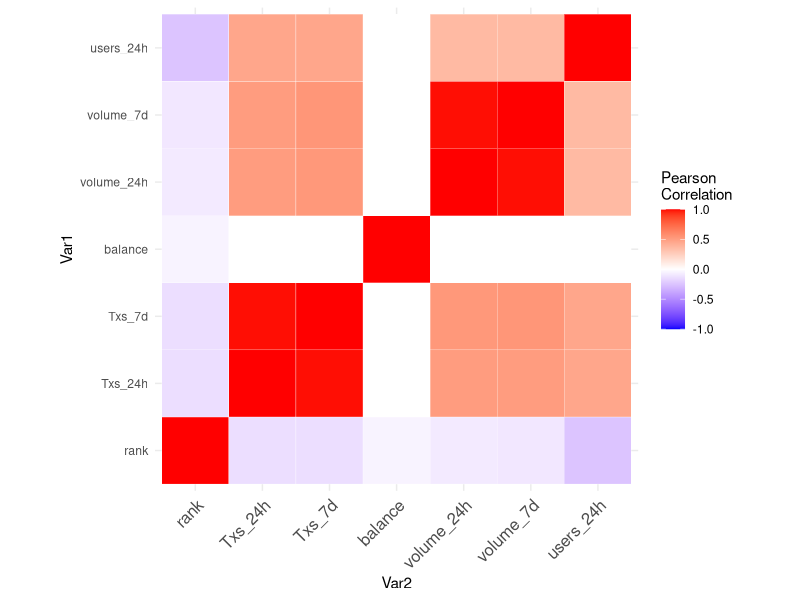
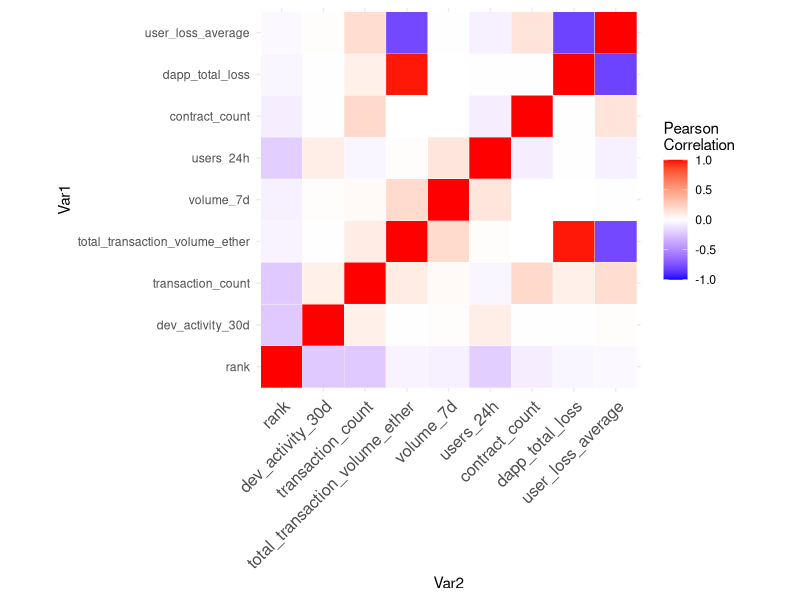
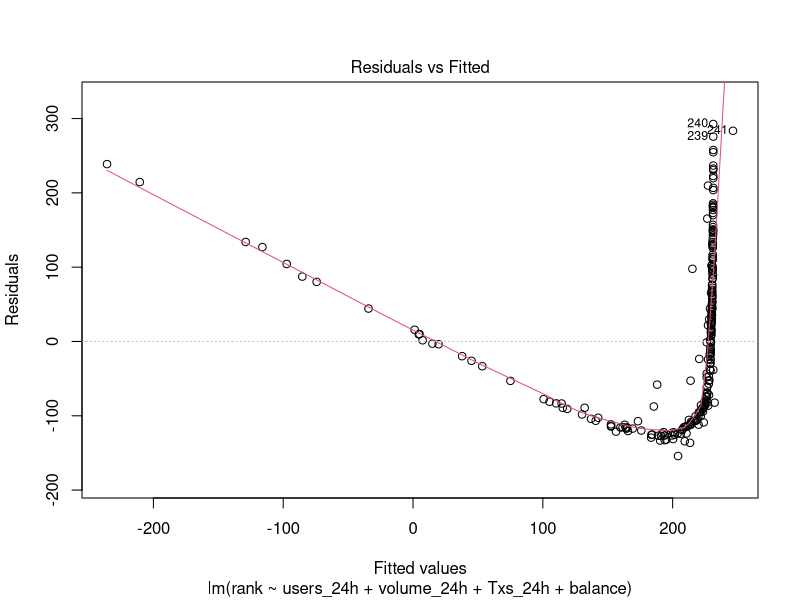
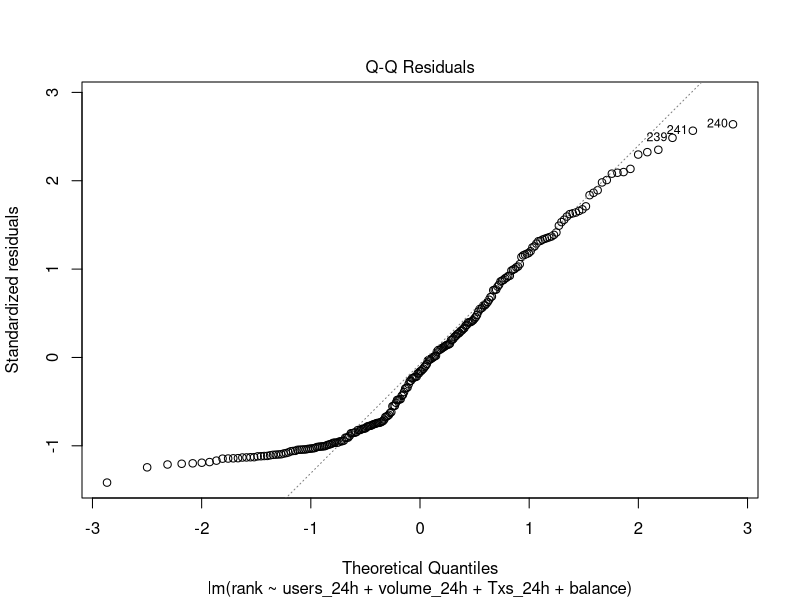
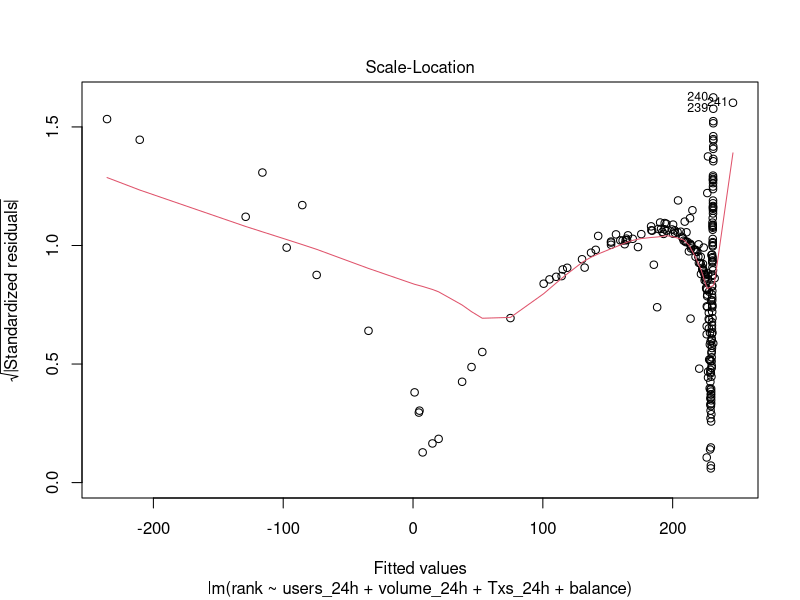
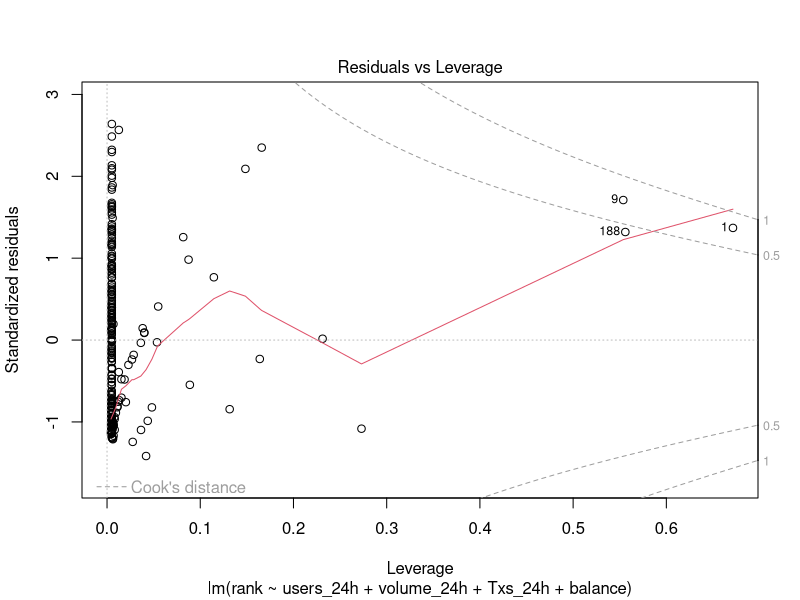
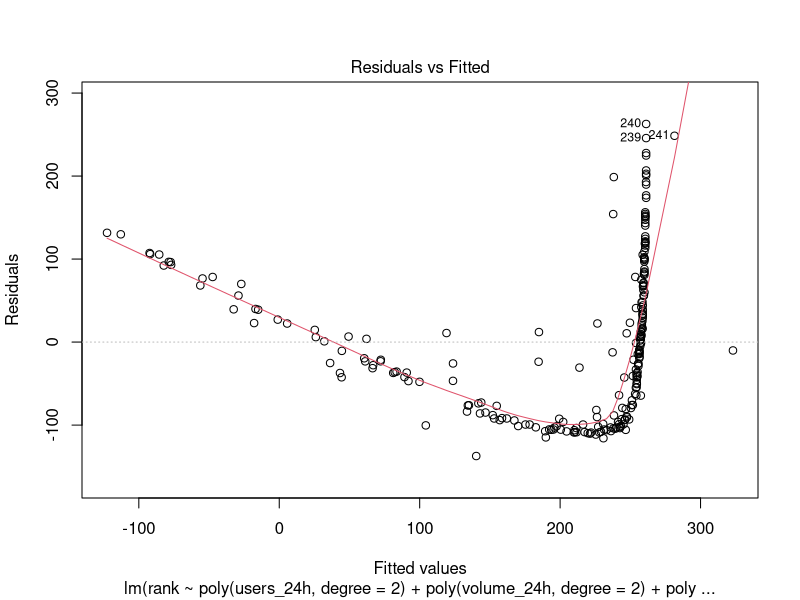
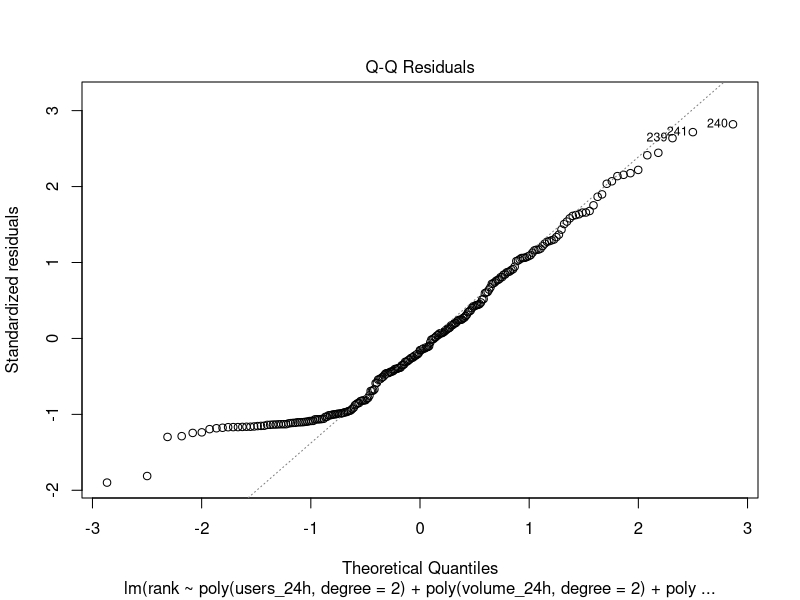

Reproduce these figures in R, in order.
## ---- chunk 1
library(reshape2)
library(tidyverse)
library(ggplot2)
library(dplyr) 
## ---- chunk 2
dapp<- read.csv("radar.csv")
## ---- chunk 3
for(i in 1:length(dapp$Txs_24h)){
  if(grepl('[.,]',dapp$Txs_24h[i])){
    dapp$Txs_24h[i]<-  gsub('[.,]', '', dapp$Txs_24h[i])
    dapp$Txs_24h[i]<-  gsub('[k,]', '00', dapp$Txs_24h[i])
    dapp$Txs_24h[i]<-  gsub('[M,]', '00000', dapp$Txs_24h[i])
  }
  else{
    dapp$Txs_24h[i]<-  gsub('[k,]', '000', dapp$Txs_24h[i])
    dapp$Txs_24h[i]<-  gsub('[M,]', '000000', dapp$Txs_24h[i])
  }

}
dapp$Txs_24h<-as.numeric(dapp$Txs_24h)

for(i in 1:length(dapp$Txs_7d)){
  if(grepl('[.,]',dapp$Txs_7d[i])){
    dapp$Txs_7d[i]<-  gsub('[.,]', '', dapp$Txs_7d[i])
    dapp$Txs_7d[i]<-  gsub('[k,]', '00', dapp$Txs_7d[i])
    dapp$Txs_7d[i]<-  gsub('[M,]', '00000', dapp$Txs_7d[i])
  }
  else{
    dapp$Txs_7d[i]<-  gsub('[k,]', '000', dapp$Txs_7d[i])
    dapp$Txs_7d[i]<-  gsub('[M,]', '000000', dapp$Txs_7d[i])
  }
  
}

dapp$Txs_7d<-as.numeric(dapp$Txs_7d)
median(dapp$Txs_7d)


for(i in 1:length(dapp$balance)){
  if(grepl('[.,]',dapp$balance[i])){
    dapp$balance[i]<-  gsub('[.,]', '', dapp$balance[i])
    dapp$balance[i]<-  gsub('[k,]', '00', dapp$balance[i])
    dapp$balance[i]<-  gsub('[M,]', '00000', dapp$balance[i])
  }
  else{
    dapp$balance[i]<-  gsub('[k,]', '000', dapp$balance[i])
    dapp$balance[i]<-  gsub('[M,]', '000000', dapp$balance[i])
  }
  
}

dapp$balance<-as.numeric(dapp$balance)
summary(dapp$balance)


for(i in 1:length(dapp$volume_24h)){
  if(grepl('[.,]',dapp$volume_24h[i])){
    dapp$volume_24h[i]<-  gsub('[.,]', '', dapp$volume_24h[i])
    dapp$volume_24h[i]<-  gsub('[k,]', '00', dapp$volume_24h[i])
    dapp$volume_24h[i]<-  gsub('[M,]', '00000', dapp$volume_24h[i])
    dapp$volume_24h[i]<-  gsub('[$,]', '', dapp$volume_24h[i])
  }
  else{
    dapp$volume_24h[i]<-  gsub('[k,]', '000', dapp$volume_24h[i])
    dapp$volume_24h[i]<-  gsub('[M,]', '000000', dapp$volume_24h[i])
    dapp$volume_24h[i]<-  gsub('[$,]', '', dapp$volume_24h[i])
  }
  
}

dapp$volume_24h<-as.numeric(dapp$volume_24h)
summary(dapp$volume_24h)

for(i in 1:length(dapp$volume_7d)){
  if(grepl('[.,]',dapp$volume_7d[i])){
    dapp$volume_7d[i]<-  gsub('[.,]', '', dapp$volume_7d[i])
    dapp$volume_7d[i]<-  gsub('[k,]', '00', dapp$volume_7d[i])
    dapp$volume_7d[i]<-  gsub('[M,]', '00000', dapp$volume_7d[i])
    dapp$volume_7d[i]<-  gsub('[$,]', '', dapp$volume_7d[i])
  }
  else{
    dapp$volume_7d[i]<-  gsub('[k,]', '000', dapp$volume_7d[i])
    dapp$volume_7d[i]<-  gsub('[M,]', '000000', dapp$volume_7d[i])
    dapp$volume_7d[i]<-  gsub('[$,]', '', dapp$volume_7d[i])
  }
  
}
dapp$volume_7d<-as.numeric(dapp$volume_7d)
summary(dapp$volume_7d)

for(i in 1:length(dapp$users_24h)){
  if(grepl('[.,]',dapp$users_24h[i])){
    dapp$users_24h[i]<-  gsub('[.,]', '', dapp$users_24h[i])
    dapp$users_24h[i]<-  gsub('[k,]', '00', dapp$users_24h[i])
    dapp$users_24h[i]<-  gsub('[M,]', '00000', dapp$users_24h[i])

  }
  else{
    dapp$users_24h[i]<-  gsub('[k,]', '000', dapp$users_24h[i])
    dapp$users_24h[i]<-  gsub('[M,]', '000000', dapp$users_24h[i])
   
  }
  
}
dapp$users_24h<-as.numeric(dapp$users_24h)
summary(dapp$users_24h)
## ---- chunk 4
features <- c("Txs_24h","Txs_7d", "balance", "volume_24h", "volume_7d","users_24h")
cormat <- round(cor(dapp[c("rank", features)]), 2)

melted_cormat <- melt(cormat)
ggplot(data = melted_cormat, aes(Var2, Var1, fill = value))+
  geom_tile(color = "white")+
  scale_fill_gradient2(low = "blue", high = "red", mid = "white", 
                       midpoint = 0, limit = c(-1,1), space = "Lab", 
                       name="Pearson\nCorrelation") +
  theme_minimal()+ 
  theme(axis.text.x = element_text(angle = 45, vjust = 1, 
                                   size = 12, hjust = 1))+
  coord_fixed()
cormat

## ---- chunk 5
state_of_dapp<-read.csv("state_of_the_dapp.csv")
state<-state_of_dapp%>%
  arrange(rank)
## ---- chunk 6
for(i in 1:length(state$volume_7d)){
  if(grepl('[USD,]',state$volume_7d[i])){
    state$volume_7d[i]<-  gsub('[USD,]', '', state$volume_7d[i])

  }
  
}
state$volume_7d<-as.numeric(state$volume_7d)
class(state$volume_7d)
state$dev_activity_30d<-as.numeric(state$dev_activity_30d)
## ---- chunk 7
state$users_24h<-as.numeric(state$users_24h)
features <- c("dev_activity_30d","transaction_count", "total_transaction_volume_ether", "volume_7d","users_24h","contract_count","dapp_total_loss","user_loss_average")
cormat <- round(cor(state[c("rank", features)],use="complete.obs"), 2)

melted_cormat <- melt(cormat)
ggplot(data = melted_cormat, aes(Var2, Var1, fill = value))+
  geom_tile(color = "white")+
  scale_fill_gradient2(low = "blue", high = "red", mid = "white", 
                       midpoint = 0, limit = c(-1,1), space = "Lab", 
                       name="Pearson\nCorrelation") +
  theme_minimal()+ 
  theme(axis.text.x = element_text(angle = 45, vjust = 1, 
                                   size = 12, hjust = 1))+
  coord_fixed()
cormat

## ---- chunk 8
dapp_filter_zero<-dapp%>%
  filter(users_24h>0)%>%
  filter(Txs_24h>0)%>%
  filter(volume_24h>0)%>%
  filter(balance>0)

plot(lm(data=dapp_filter_zero, rank~users_24h+volume_24h+Txs_24h+balance))
summary(lm(data=dapp_filter_zero, rank~volume_24h+Txs_24h+balance))
plot(lm(data=dapp_filter_zero, rank~poly(users_24h, degree=2)+poly(volume_24h, degree=2)+poly(Txs_24h, degree=2)+poly(balance, degree=2)))
summary(lm(data=dapp_filter_zero, rank~poly(volume_24h, degree=2)+poly(Txs_24h, degree=2)+poly(balance, degree=2)))
## ---- chunk 9
state<- state%>%
  filter(dapp_total_loss!=(-1.0000))%>%
  filter(user_total_loss!=(-1.0000))%>%
  filter(user_loss_average!=(-1.0000))%>%
  filter(total_transaction_volume_ether!=(-1.0000))

summary(lm(data= state, dapp_total_loss~total_transaction_volume_ether+user_loss_average+user_count_unique_remove_contract_creator))
plot(lm(data= state, dapp_total_loss~total_transaction_volume_ether+user_loss_average+user_count_unique_remove_contract_creator))
summary(lm(data= state, dapp_total_loss~poly(total_transaction_volume_ether, degree=2)+ poly(user_loss_average, degree=2)+poly(user_count_unique_remove_contract_creator, degree=2)))
plot(lm(data= state, dapp_total_loss~poly(total_transaction_volume_ether, degree=2)+ poly(user_loss_average, degree=2)+poly(user_count_unique_remove_contract_creator, degree=2)))

